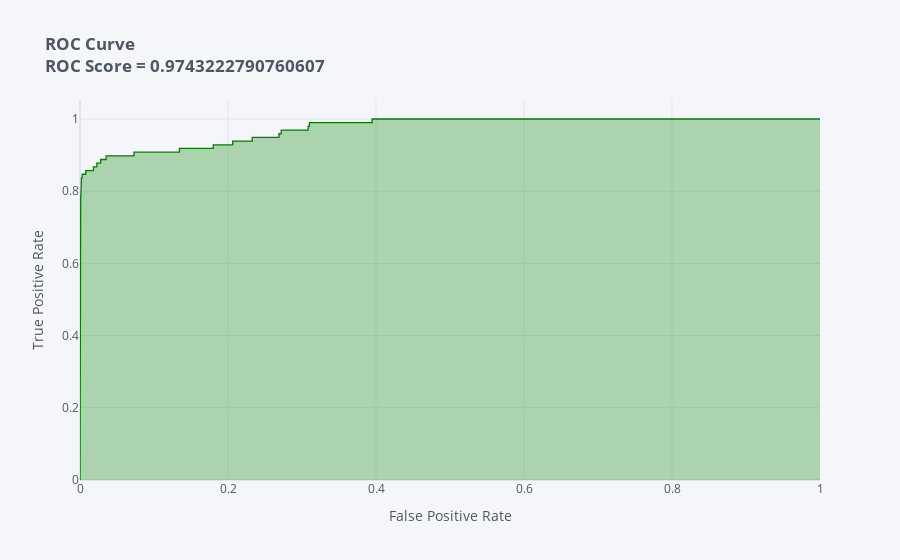

The notebook cell this image was saved under:
### Markdown cell above
# Plotting the ROC Curve

### Code cell
from sklearn.metrics import roc_curve

y_score = best_est_rand.predict_proba(X_test)[:, 1]

false_positive_rate, true_positive_rate, _ = roc_curve(y_test,  y_score)

auc = roc_auc_score(y_test, y_score)

roc_df = pd.DataFrame({'fpr': false_positive_rate, 'tpr': true_positive_rate})

plot_title = '<b>ROC Curve<br>ROC Score = ' + str(auc)
roc_df.iplot(x='fpr',y='tpr',xTitle='False Positive Rate',yTitle='True Positive Rate',title=plot_title,color='green',fill=True)

### Figure 1 — Plotly figure (JSON) as saved in the notebook; plotly's stock layout.template omitted (floating-point values rounded to 4 significant figures; data arrays with more than 128 entries replaced by an {"elided": "..."} marker saying what was removed)
{"data": [{"fill": "tozeroy", "fillcolor": "rgba(0, 128, 0, 0.3)", "line": {"color": "rgba(0, 128, 0, 1.0)", "dash": "solid", "shape": "linear", "width": 1.3}, "mode": "lines", "name": "tpr", "text": "", "type": "scatter", "x": {"elided": "378 float values"}, "y": {"elided": "378 float values"}}], "layout": {"legend": {"bgcolor": "#F5F6F9", "font": {"color": "#4D5663"}}, "paper_bgcolor": "#F5F6F9", "plot_bgcolor": "#F5F6F9", "title": {"font": {"color": "#4D5663"}, "text": "<b>ROC Curve<br>ROC Score = 0.9743222790760607"}, "xaxis": {"gridcolor": "#E1E5ED", "showgrid": true, "tickfont": {"color": "#4D5663"}, "title": {"font": {"color": "#4D5663"}, "text": "False Positive Rate"}, "zerolinecolor": "#E1E5ED"}, "yaxis": {"gridcolor": "#E1E5ED", "showgrid": true, "tickfont": {"color": "#4D5663"}, "title": {"font": {"color": "#4D5663"}, "text": "True Positive Rate"}, "zerolinecolor": "#E1E5ED"}}}
